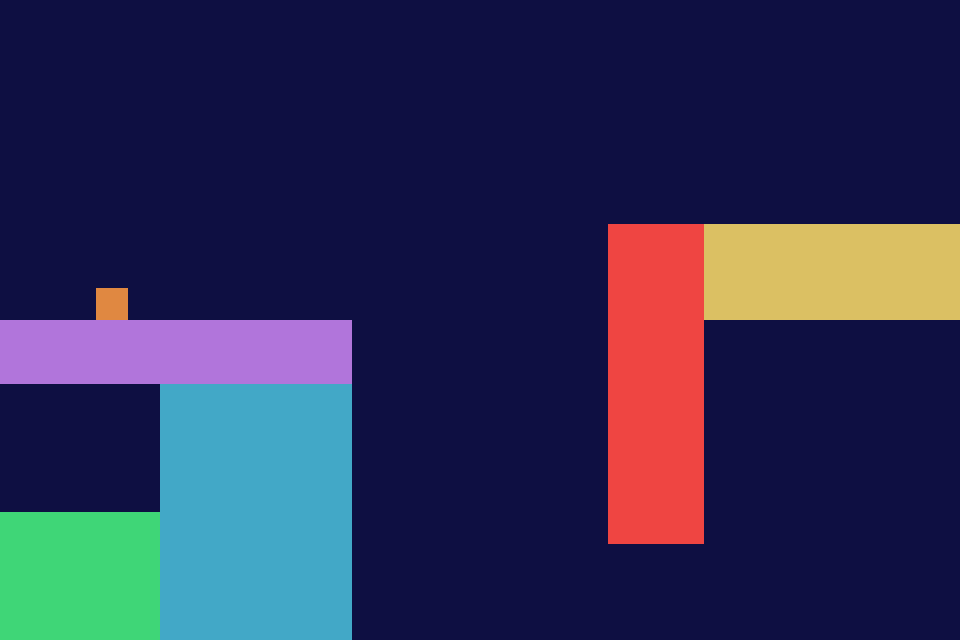

This is a level from a 2D game, rendered from its Tiled map with the project's own tilesets. A one-line summary and the complete map file follow:
An orthogonal 30x20 tile map with 32x32 px tiles, 1 tile layer (Kachelebene 1).

<map version="1.10" tiledversion="1.11.2" orientation="orthogonal" renderorder="right-down" width="30" height="20" tilewidth="32" tileheight="32" infinite="0" nextlayerid="2" nextobjectid="1">
 <tileset firstgid="1" source="tilemap.tsx" />
 <layer id="1" name="Kachelebene 1" width="30" height="20">
  <data encoding="csv">
2,2,2,2,2,2,2,2,2,2,2,2,2,2,2,2,2,2,2,2,2,2,2,2,2,2,2,2,2,2,
2,2,2,2,2,2,2,2,2,2,2,2,2,2,2,2,2,2,2,2,2,2,2,2,2,2,2,2,2,2,
2,2,2,2,2,2,2,2,2,2,2,2,2,2,2,2,2,2,2,2,2,2,2,2,2,2,2,2,2,2,
2,2,2,2,2,2,2,2,2,2,2,2,2,2,2,2,2,2,2,2,2,2,2,2,2,2,2,2,2,2,
2,2,2,2,2,2,2,2,2,2,2,2,2,2,2,2,2,2,2,2,2,2,2,2,2,2,2,2,2,2,
2,2,2,2,2,2,2,2,2,2,2,2,2,2,2,2,2,2,2,2,2,2,2,2,2,2,2,2,2,2,
2,2,2,2,2,2,2,2,2,2,2,2,2,2,2,2,2,2,2,2,2,2,2,2,2,2,2,2,2,2,
2,2,2,2,2,2,2,2,2,2,2,2,2,2,2,2,2,2,2,4,4,4,6,6,6,6,6,6,6,6,
2,2,2,2,2,2,2,2,2,2,2,2,2,2,2,2,2,2,2,4,4,4,6,6,6,6,6,6,6,6,
2,2,2,5,2,2,2,2,2,2,2,2,2,2,2,2,2,2,2,4,4,4,6,6,6,6,6,6,6,6,
3,3,3,3,3,3,3,3,3,3,3,2,2,2,2,2,2,2,2,4,4,4,2,2,2,2,2,2,2,2,
3,3,3,3,3,3,3,3,3,3,3,2,2,2,2,2,2,2,2,4,4,4,2,2,2,2,2,2,2,2,
2,2,2,2,2,1,1,1,1,1,1,2,2,2,2,2,2,2,2,4,4,4,2,2,2,2,2,2,2,2,
2,2,2,2,2,1,1,1,1,1,1,2,2,2,2,2,2,2,2,4,4,4,2,2,2,2,2,2,2,2,
2,2,2,2,2,1,1,1,1,1,1,2,2,2,2,2,2,2,2,4,4,4,2,2,2,2,2,2,2,2,
2,2,2,2,2,1,1,1,1,1,1,2,2,2,2,2,2,2,2,4,4,4,2,2,2,2,2,2,2,2,
8,8,8,8,8,1,1,1,1,1,1,2,2,2,2,2,2,2,2,4,4,4,2,2,2,2,2,2,2,2,
8,8,8,8,8,1,1,1,1,1,1,2,2,2,2,2,2,2,2,2,2,2,2,2,2,2,2,2,2,2,
8,8,8,8,8,1,1,1,1,1,1,2,2,2,2,2,2,2,2,2,2,2,2,2,2,2,2,2,2,2,
8,8,8,8,8,1,1,1,1,1,1,2,2,2,2,2,2,2,2,2,2,2,2,2,2,2,2,2,2,2
</data>
 </layer>
</map>
